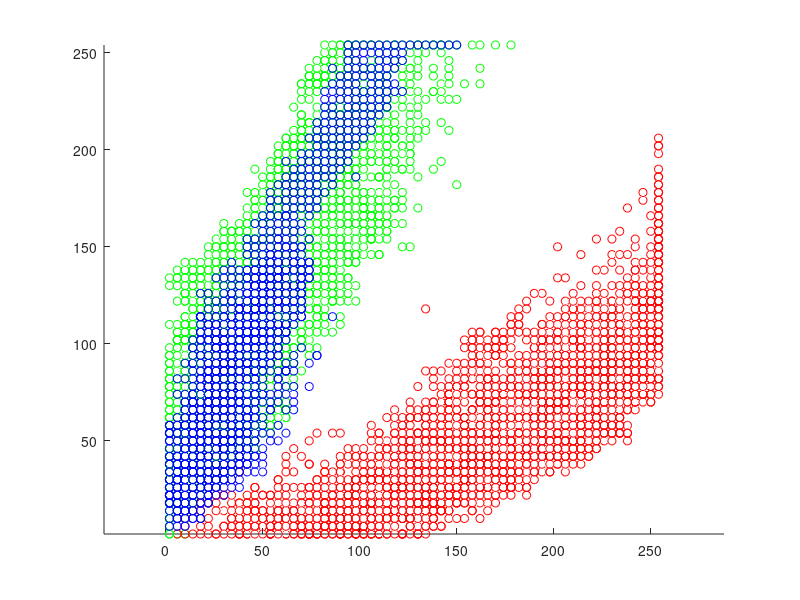

The MATLAB script that drew this image: (Note: this script raises an error after producing the figure.)
load('data-trunc.mat')
figure(10)
[az, el] = view;
cla;
hold on
axis equal

scatter3(green(:,3), green(:,2), green(:,1), 'g')
scatter3(  red(:,3),   red(:,2),   red(:,1), 'r')
scatter3( blue(:,3),  blue(:,2),  blue(:,1), 'b')
scatter3(black(:,3), black(:,2), black(:,1), 'k')
scatter3(white(:,3), white(:,2), white(:,1), 'w')
xlim([0 255])
ylim([0 255])
zlim([0 255])
xlabel('R')
ylabel('G')
zlabel('B')
grid on

ax = gca;
ax.XTick = 0:64:256;
ax.YTick = 0:64:256;
ax.ZTick = 0:64:256;

dirs = [
	{[1 -0.65 -0.65]', 16, 'r'};
	{[-0.9 1 -0.3]', 8, 'g'};
    {[-0.3 -0.9 1]', 8, 'b'};
	{[-1 -1 -1]', -110, 'k'};
]';
for dir=dirs
	[dir, off, col] = dir{:};
	dir = dir / norm(dir);
	
	[r, g, b] = plane_surf(dir, off, 256 * sqrt(3));
	
	s = surf(r, g, b, 'FaceColor', col, 'FaceAlpha', 0.4);
	center = [128 128 128]';
	c_plane = center - dir*(dir'*center);
	
	q = quiver3(c_plane(1), c_plane(2), c_plane(3),...
		    64*dir(1), 64*dir(2), 64*dir(3),...
			'Color', col);
	q.LineWidth = 2;
	q.MaxHeadSize = 8;
	
	fprintf('%.2fr + %.2fg + %.2fb > 0\n', dir(1), dir(2), dir(3))

end

view(az, el)


